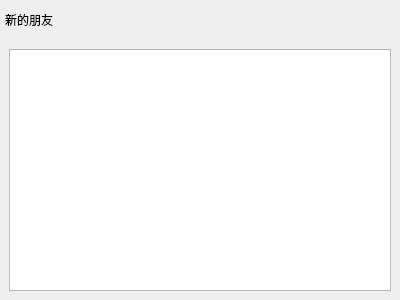
<?xml version="1.0" encoding="UTF-8"?>
<ui version="4.0">
 <class>ApplyFriendPage</class>
 <widget class="QWidget" name="ApplyFriendPage">
  <property name="geometry">
   <rect>
    <x>0</x>
    <y>0</y>
    <width>400</width>
    <height>300</height>
   </rect>
  </property>
  <property name="windowTitle">
   <string>Form</string>
  </property>
  <layout class="QVBoxLayout" name="verticalLayout">
   <property name="spacing">
    <number>0</number>
   </property>
   <property name="leftMargin">
    <number>0</number>
   </property>
   <property name="topMargin">
    <number>0</number>
   </property>
   <property name="rightMargin">
    <number>0</number>
   </property>
   <property name="bottomMargin">
    <number>0</number>
   </property>
   <item>
    <widget class="QWidget" name="friend_apply_wid" native="true">
     <layout class="QHBoxLayout" name="horizontalLayout">
      <property name="spacing">
       <number>0</number>
      </property>
      <property name="leftMargin">
       <number>0</number>
      </property>
      <property name="topMargin">
       <number>0</number>
      </property>
      <property name="rightMargin">
       <number>0</number>
      </property>
      <property name="bottomMargin">
       <number>0</number>
      </property>
      <item>
       <spacer name="horizontalSpacer">
        <property name="orientation">
         <enum>Qt::Orientation::Horizontal</enum>
        </property>
        <property name="sizeType">
         <enum>QSizePolicy::Policy::Fixed</enum>
        </property>
        <property name="sizeHint" stdset="0">
         <size>
          <width>5</width>
          <height>20</height>
         </size>
        </property>
       </spacer>
      </item>
      <item>
       <widget class="QLabel" name="friend_apply_lb">
        <property name="minimumSize">
         <size>
          <width>0</width>
          <height>40</height>
         </size>
        </property>
        <property name="maximumSize">
         <size>
          <width>16777215</width>
          <height>40</height>
         </size>
        </property>
        <property name="text">
         <string>新的朋友</string>
        </property>
       </widget>
      </item>
     </layout>
    </widget>
   </item>
   <item>
    <widget class="QWidget" name="widget_2" native="true">
     <layout class="QVBoxLayout" name="verticalLayout_2">
      <item>
       <widget class="ApplyFriendList" name="apply_friend_list"/>
      </item>
     </layout>
    </widget>
   </item>
  </layout>
 </widget>
 <customwidgets>
  <customwidget>
   <class>ApplyFriendList</class>
   <extends>QListWidget</extends>
   <header location="global">applyfriendlist.h</header>
  </customwidget>
 </customwidgets>
 <resources/>
 <connections/>
</ui>
